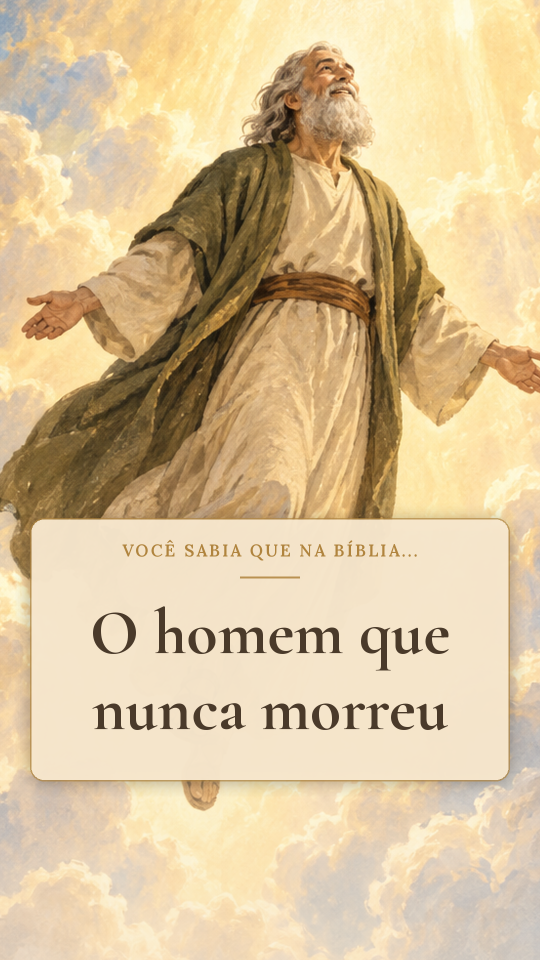
#> input picture biblia/videos/2026-11-16/2026-11-16-1_enoque-nunca-morreu_capa.png, 1080 x 1920 px (shown at 1/2 size)
$ python -i biblia_engine.py   (imports and definitions only)
#> lines starting #> are read from the running program, lines starting #| are printed output that depends on the picture; after the words box and inside, x2 and y2 are one past the last pixel; in counts of white or black regions, pixels touching at a corner belong together
#!/usr/bin/env python3
"""Motor de video "Sabia que na Biblia" (TikTok 9:16, soft).

Uso: python3 biblia_engine.py spec.json saida.mp4 [--preview 2,15,30]

spec.json:
{
  "audio": "voz.mp3",            # locucao
  "duration": 50.0,              # duracao total (s)
  "scenes": [ {"img": "s1.png", "start": 0, "end": 6, "zoom": [1.0, 1.07], "pan": [0, -10], "fx": ["stars"|"rays"|"birds"|"dust"]} ],
  "captions": [ {"t0": 0.0, "t1": 3.2, "text": "..."} ],
  "hook": {"t0": 0, "t1": 5.4, "text": "existe um homem\nque nunca morreu?"},
  "verse": {"t0": 23.2, "t1": 28.3, "text": "...", "ref": "Gênesis 5:24"},
  "highlights": [ {"t0": 28.7, "t1": 33.7, "text": "365 anos"} ],
  "end_ref": "Gênesis 5:21-27",
  "cta": null | {"t0": 47, "t1": 50, "text": "..."}
}
"""
import json, math, random, subprocess, sys, os
import numpy as np
from PIL import Image, ImageDraw, ImageFont, ImageFilter

W, H, FPS = 1080, 1920, 30
CREAM = (248, 232, 206)
INK = (74, 58, 42)         # marrom tinta
OCHRE = (176, 132, 62)     # dourado ocre
SAGE = (92, 110, 84)
FONT_DIR = os.path.expanduser("~/.fonts")
IMG_TOP = 380             # topo da ilustracao (layout vertical cheio)
IMG_W = 1120
FADE_TOP = 90             # degradê no topo
FADE_BOT0, FADE_BOT1 = 1330, 1560  # degradê inferior (y absoluto)
TEXT_Y = 1610             # zona de texto


# [8 lines left out: function font, not called in this run]


def ease(x):
    x = max(0.0, min(1.0, x))
    return x * x * (3 - 2 * x)


# [68 lines left out: functions fade_alpha, wrap, text_layer, paste_alpha, not called in this run]


def edge_mask(w, h, feather=70):
    m = Image.new("L", (w, h), 0)
    ImageDraw.Draw(m).rectangle([feather, feather, w - feather, h - feather], fill=255)
    return m.filter(ImageFilter.GaussianBlur(feather / 2))


def blend_to_cream(img):
    """Funde bordas da ilustracao no creme."""
    img = img.convert("RGB")
    bg = Image.new("RGB", img.size, CREAM)
    return Image.composite(img, bg, edge_mask(*img.size, feather=max(40, img.width // 22)))


class Scene:
    # [90 lines left out: functions __init__, render, make_fade_layer, not called in this run]


FADE_LAYER = None


# [214 lines left out: functions paper_grain, build_music, make_cover, main, not called in this run]


# [2 lines not run here, left out]

>>> from PIL import Image
>>> picture = Image.open('../videos/2026-11-16/2026-11-16-1_enoque-nunca-morreu_capa.png')
#> picture is the input picture: PIL image 1080x1920 RGB; mean R, G, B 217.5, 194.3, 155.1
>>> result = blend_to_cream(picture)
#> in blend_to_cream, `bg = Image.new("RGB", img.size, CREAM)`:
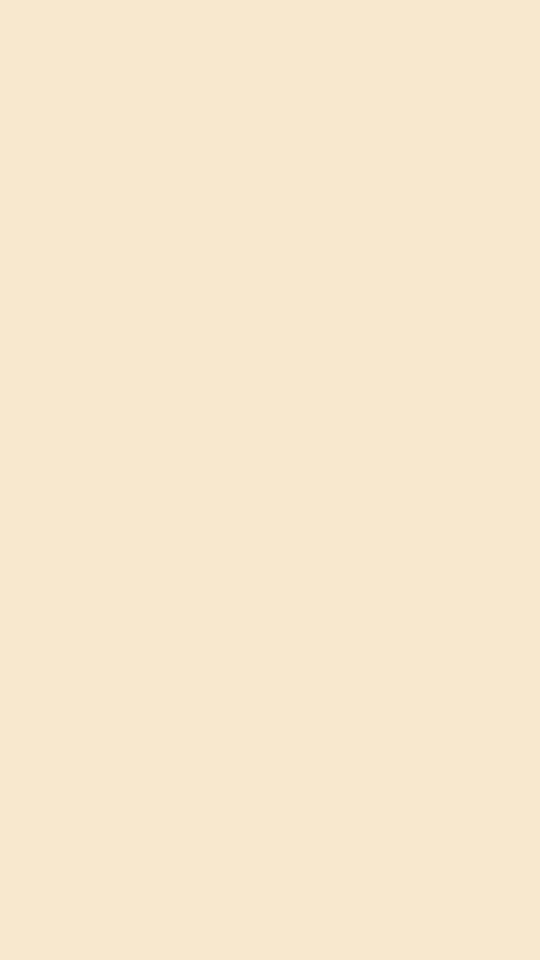
#> bg: PIL image 1080x1920 RGB (shown at 1/2 size); mean R, G, B 248, 232, 206
#> in edge_mask, `m = Image.new("L", (w, h), 0)`: m: PIL image 1080x1920 L; every value is 0
#> in edge_mask, `ImageDraw.Draw(m).rectangle([feather, feather, w - feather, h - feathe..`:
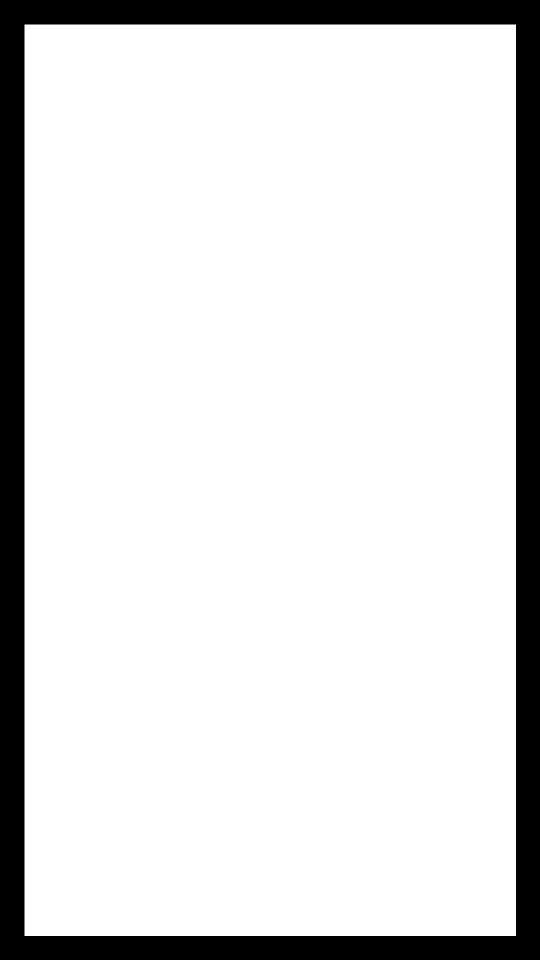
#> m: PIL image 1080x1920 L (shown at 1/2 size); 86.4% white; 1 black region, box (x1, y1, x2, y2) and area: (0, 0, 1080, 1920) 281591
#> in edge_mask, `return m.filter(ImageFilter.GaussianBlur(feather / 2))`:
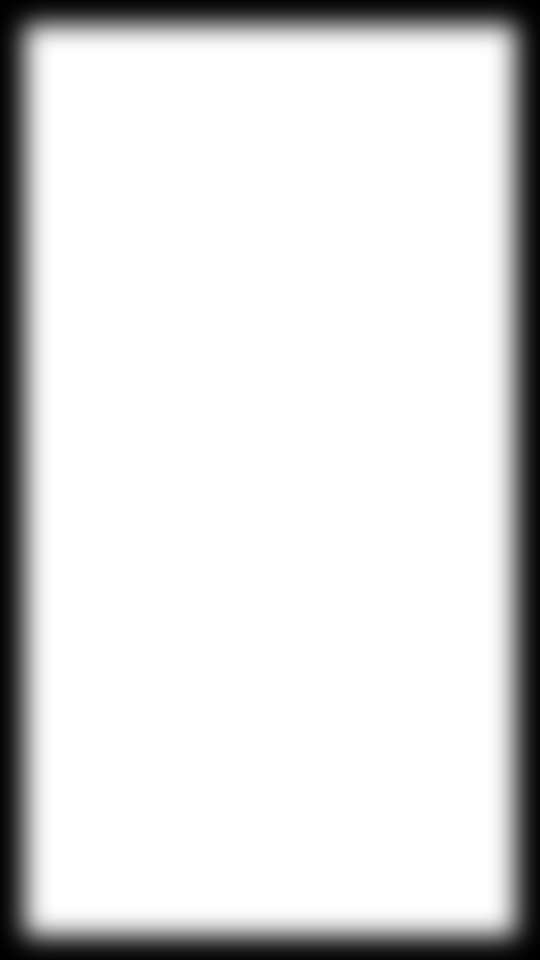
#> returned value: PIL image 1080x1920 L (shown at 1/2 size); min 0, max 255, mean 220.3
#> in blend_to_cream, `return Image.composite(img, bg, edge_mask(*img.size, feather=max(40, i..`:
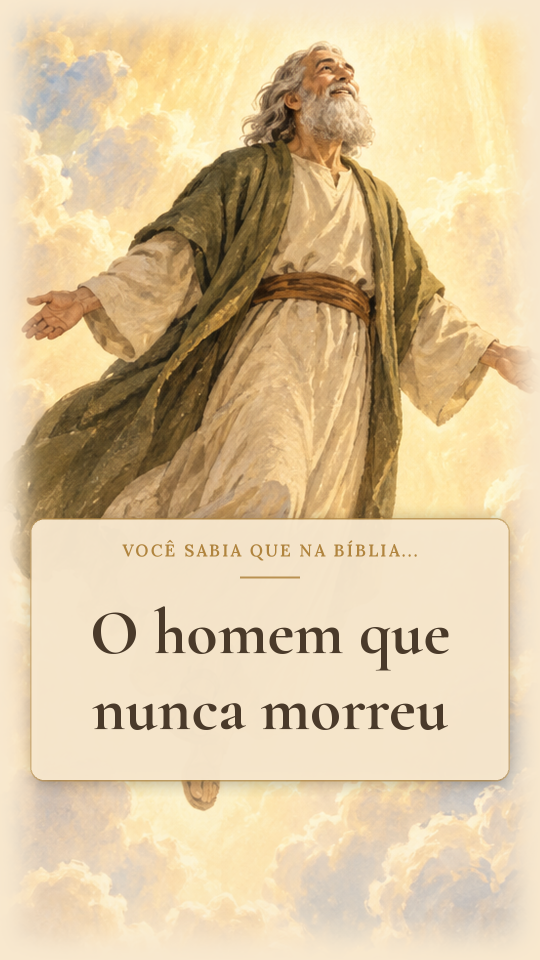
#> returned value: PIL image 1080x1920 RGB (shown at 1/2 size); mean R, G, B 219.9, 197.5, 159.9
